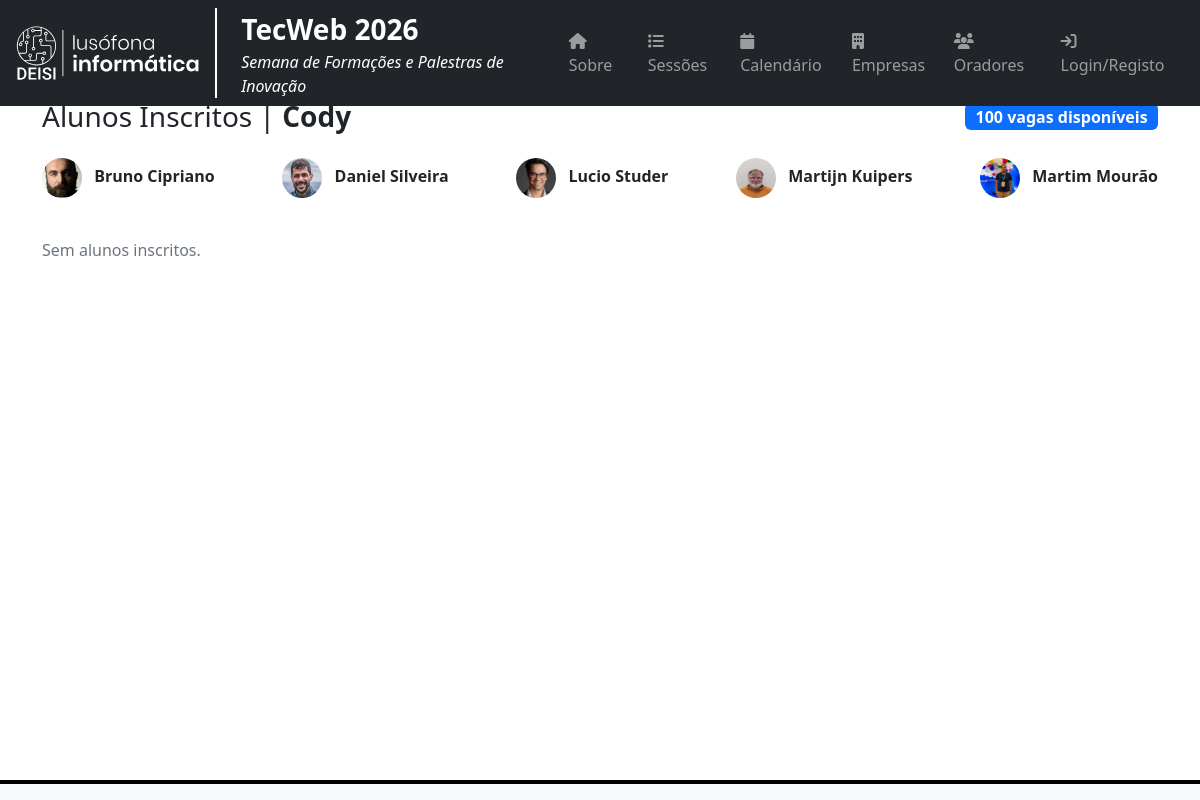
The page /ver/inscritos/35/ on the database its author committed.
### tecweb/models.py (models this page shows, shortened)
class SessaoEvento(models.Model):
    ano = models.IntegerField()
    titulo = models.CharField(max_length=255, default='', null=True, blank=True)
    titulo_curto = models.CharField(max_length=255, default='', null=True, blank=True)
    entidades = models.ManyToManyField(Entidade, related_name="sessoes")
    foto_capa = models.ImageField(upload_to='tecweb/fotos', null = True, blank = True)
    sala = models.CharField(max_length=255, default='', null=True, blank=True)
    morada = models.TextField(default='', null=True, blank=True)
    oradores = models.ManyToManyField(Orador, related_name="sessoes", blank=True)
    tipo = models.ForeignKey(Tipo, on_delete=models.CASCADE, null=True, blank=True, default=None)
    objetivo = models.TextField(default='', null=True, blank=True)
    prerequisitos = models.TextField(default='', blank=True)
    topicos = models.TextField(default='', null=True, blank=True)
    metodologia = models.TextField(default='', null=True, blank=True)
    resultados_esperados = models.TextField(default='', null=True, blank=True)
    duracao = models.TextField(default='', null=True, blank=True)
    ferramentas = models.TextField(default='', null=True, blank=True)
    recursos_necessarios = models.TextField(default='', null=True, blank=True)
    vagas_totais = models.IntegerField(default=20)  # Total de vagas da sessão
    inscricao_alargada = models.BooleanField()
    @property
    def vagas_disponiveis(self):
        inscritos_count = Inscricao.objects.filter(sessao=self).count()
        return self.vagas_totais - inscritos_count

class Orador(models.Model):
    user = models.OneToOneField(User, on_delete=models.CASCADE)
    nome = models.CharField(max_length=200)
    linkedin = models.CharField(max_length=300, blank=True, null=True)
    orcid = models.CharField(max_length=300, default=None, blank=True, null=True)
    cv = models.TextField(null=True, blank=True)
    foto = models.ImageField(upload_to="tecweb/fotos", null=True, blank=True)
    email = models.CharField(max_length=200, null=True, blank=True, default=None)
    entidade = models.ForeignKey(Entidade, on_delete=models.CASCADE, default=None, null=True, blank=True)
    token = models.CharField(max_length=64, blank=True, null=True)
    class Meta:
        ordering = ['nome']  # Definindo a ordenacao alfabetica por nome

### tecweb/views.py (the view)
# urls.py: path('ver/inscritos/<int:sessao_id>/', views.sessao_inscritos, name='sessao_inscritos'),
def sessao_inscritos(request, sessao_id):
    superuser=None
    if request.user.is_authenticated:
        email = request.user.email
        orador = Orador.objects.filter(email=email).first()
        superuser = User.objects.filter(email=email, is_superuser=True).first()
        if not superuser and not orador:
            return redirect('tecweb:register')
    sessao = get_object_or_404(SessaoEvento, id=sessao_id)
    inscritos = Inscricao.objects.filter(sessao=sessao).select_related('aluno__user')
    return render(request, 'tecweb/sessao_inscritos.html', {'inscritos': inscritos, 'sessao': sessao, 'superuser': superuser,})

### tecweb/templates/tecweb/sessao_inscritos.html
{% extends "tecweb/layout.html" %}
{% block content %}
    <div class="container mt-5">
        <div class="d-flex justify-content-between align-items-center ,mt-5 mb-4">
            <h1 class="h3 m-0">Alunos Inscritos | <strong>{{ sessao.titulo_curto }}</strong></h1>
            <span class="badge bg-primary fs-6">{{ sessao.vagas_disponiveis }} vagas disponíveis</span>
        </div>
        <div class="d-flex justify-content-between align-items-center mb-4">
            {% for orador in sessao.oradores.all %}
                <div class="mb-3">
                    {% if orador.foto %}
                        <img src="{{ orador.foto.url }}" alt="Foto Orador" class="rounded-circle me-2" width="40" height="40">
                    {% endif %}
                    <strong>{{ orador.nome }}</strong>
                </div>
            {% endfor %}
        </div>
        {% if inscritos %}
            <div class="mb-3">
                <a href="{% url 'tecweb:exportar_inscritos' sessao.id %}" class="btn btn-outline-secondary btn-sm">
                    Exportar CSV
                </a>
            </div>
            <ul class="list-group">
                {% for inscricao in inscritos %}
                    <li class="list-group-item d-flex justify-content-between align-items-center">
                        <div>
                            <strong>{{ inscricao.aluno.user.get_full_name }}</strong> ({{ inscricao.aluno.numero_aluno }})<br>
                            <small class="text-muted">{{ inscricao.aluno.user.email }}</small>
                        </div>
                        <span class="text-end">
                            {{ inscricao.aluno.ano_curricular }}º ano | {{ inscricao.aluno.curso }}
                        </span>
                    </li>
                {% endfor %}
            </ul>
        {% else %}
            <p class="text-muted">Sem alunos inscritos.</p>
        {% endif %}
    </div>
{% endblock %}

### rows shown on the page
SessaoEvento: titulo_curto "Cody", vagas_disponiveis "100"
Orador: foto (picture), nome "Bruno Cipriano"
Orador: foto (picture), nome "Daniel Silveira"
Orador: foto (picture), nome "Lucio Studer"
Orador: foto (picture), nome "Martijn Kuipers"
Orador: foto (picture), nome "Martim Mourão"
